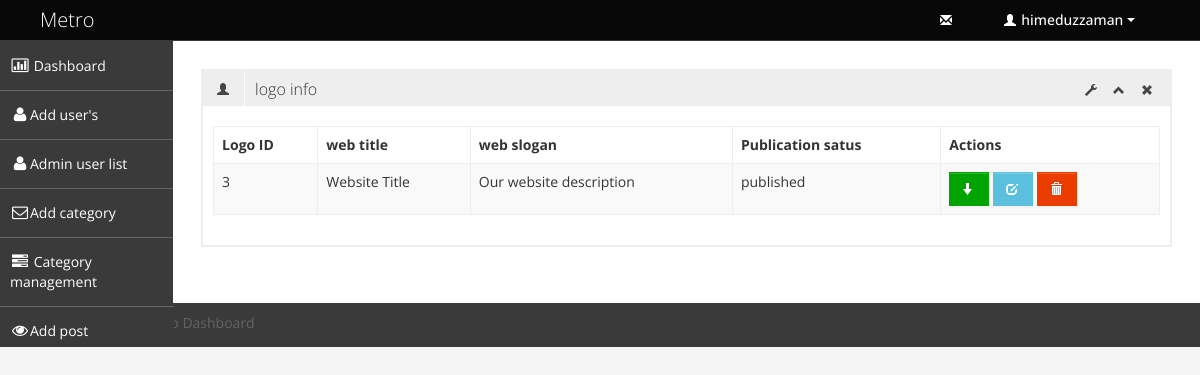
The app's page /admin/title_management.php (signed in) with its own data.
### tables this page shows
CREATE TABLE `tbl_logo` (
  `logo_id` int(11) NOT NULL,
  `web_titile` varchar(150) NOT NULL,
  `web_slogan` varchar(256) NOT NULL,
  `logo_image` text NOT NULL,
  `publication_status` tinyint(1) NOT NULL
);

### admin/title_management.php (called while the page is built, shortened)
<?php
   include './admin_master.php';

### classes/logo_data.php (called while the page is built, shortened)
<?php
   class category_logo{
      private $db_connect;
      public function __construct() {
          $host_name='localhost';
          $user_name='root';
          $password= '';
          $tbl_name='blog_template';
          $this->db_connect=mysqli_connect( $host_name,  $user_name,  $password,  $tbl_name);
      }
     public function select_logo_info(){
        $sql="select * from tbl_logo";
        if(mysqli_query($this->db_connect, $sql)){
           $result=mysqli_query($this->db_connect, $sql);
           return $result;
        }else{
            die('connection fail'. mysqli_error($this->db_connect));
        }
     }
   }
?>

### admin/pages/title_management_content.php (the view, shortened to what this page needs)
<?php
    include '../classes/logo_data.php';
    $obj_category_logo=new category_logo();
   $result=$obj_category_logo->select_logo_info();
?>
<div class="row-fluid sortable">
   <div class="row-fluid sortable">
      <div class="box span12">
         <div class="box-header" data-original-title>
            <h2><i class="halflings-icon user"></i><span class="break"></span>logo info</h2>
            <div class="box-icon">
               <a href="#" class="btn-setting"><i class="halflings-icon wrench"></i></a>
               <a href="#" class="btn-minimize"><i class="halflings-icon chevron-up"></i></a>
               <a href="#" class="btn-close"><i class="halflings-icon remove"></i></a>
            </div>
         </div>
         <div class="box-content">
            <table class="table table-striped table-bordered bootstrap-datatable datatable">
               <thead>
                  <tr>
                     <th>Logo ID</th>
                     <th>web title</th>
                     <th>web slogan</th>
                     <th>Publication satus</th>
                     <th>Actions</th>
                  </tr>
               </thead>
               <tbody>
               <?php while ($logo_info=mysqli_fetch_assoc($result)){ ?>
                  <tr>
                     <td><?php echo $logo_info['logo_id'];?></td>
                     <td><?php echo $logo_info['web_titile'];?></td>
                     <td><?php echo $logo_info['web_slogan'];?></td>
                     <td class="center">
                        <?php
                           if($logo_info['publication_status'] == 1){
                              echo 'published';
                           }else{
                             echo 'unpublished';
                           }
                        ?>
                     </td>
                     <td class="center">
                      <?php if($logo_info['publication_status']==1){?>
                        <a class="btn btn-success" href="?satatus=published&&id=<?php echo $logo_info['logo_id'];?>" title="unpublished">
                            <i class="halflings-icon white arrow-down"></i>
                           </a>
                        <?php }else{ ?>
                           <a class="btn btn-danger" href="?satatus=unpublished&&id=<?php echo $logo_info['logo_id'];?>" title="published">
                            <i class="halflings-icon white arrow-up"></i>
                           </a>
                        <?php }?>
                        <a class="btn btn-info" href="logo_title_edit.php?&&id=<?php echo $logo_info['logo_id'];?>"   title="edit">
                           <i class="halflings-icon white edit" ></i>
                        </a>
                        <a class="btn btn-danger" href="?satatus=delete&&id=<?php echo $logo_info['logo_id'];?>" onclick=" return check_delete();" title="delete">
                           <i class="halflings-icon white trash" ></i>
                        </a>
                     </td>
                  </tr>
                <?php  }?>
               </tbody>
            </table>
         </div>
      </div>
   </div>
</div>

### assets/admin_end_assets/css/style.css (style rules this page uses)
body { background: #F5F5F5; color: #333; border: none; font-family: 'Open Sans', sans-serif; font-weight: 400; }
a { color: #646464; }
h2 { font-size: 16px; line-height: 16px; }
.box { border: 2px solid #eee; background: #fff !important; margin-bottom: 28px; }
.box-header { height: 16px; font-size: 16px; line-height: 16px; padding: 10px; background: #eee; -webkit-box-shadow: none; -moz-box-shadow: none; box-shadow: none; overflow: hidden; }
.box-header h2 { float:left; margin-top: 0px; font-weight: 300; }
.box-header h2 i { margin: 0px 3px 0px 4px; opacity: .8; filter: alpha(opacity=80); -ms-filter:"progid:DXImageTransform.Microsoft.Alpha(Opacity=80)"; }
.box-header .box-icon { float:right; margin-top: 1px; }
.box-header .box-icon i { -webkit-transition: all 0.1s ease-in-out; -moz-transition: all 0.1s ease-in-out; -o-transition: all 0.1s ease-in-out; -ms-transition: all 0.1s ease-in-out; transition: all 0.1s ease-in-out; opacity: .8; filter: alpha(opacity=80); -ms-filter:"progid:DXImageTransform.Microsoft.Alpha(Opacity=80)"; }
.box-header .box-icon a { margin: 0px 5px; }
.box-content { position: relative; z-index: 50; margin-top: -1px; padding: 10px; background: #fff !important; }
.btn { display: inline-block; padding: 6px 12px; margin-bottom: 0; font-size: 14px; font-weight: 500; line-height: 20px; text-align: center; white-space: nowrap; vertical-align: middle; cursor: pointer; border: 1px solid #a7a9aa; -webkit-border-radius: 0px !important; border-radius: 0px !important; }
.btn i { margin-top: 2px; }
.btn { color: #ffffff; background-color: #a7a9aa; border-color: #a7a9aa; background-image: none; filter: none; text-shadow: none; }
.btn-danger { background-color: #EB3C00; border-color: #EB3C00; }
.btn-success { background-color: #00A300; border-color: #00A300; }
.btn-info { background-color: #5bc0de; border-color: #5bc0de; }
.table th, .table td { border-top: 1px solid #eee; }
.table-bordered { border-color: #eee; -webkit-border-radius: 0px !important; -moz-border-radius: 0px !important; border-radius: 0px !important; }
.table-bordered th, .table-bordered td { border-left: 1px solid #eee; }
.table-bordered thead:first-child tr:first-child > th:first-child, .table-bordered tbody:first-child tr:first-child > td:first-child, .table-bordered tbody:first-child tr:first-child > th:first-child { -webkit-border-radius: 0px !important; -moz-border-radius: 0px !important; border-radius: 0px !important; }
.table-bordered thead:first-child tr:first-child > th:last-child, .table-bordered tbody:first-child tr:first-child > td:last-child, .table-bordered tbody:first-child tr:first-child > th:last-child { -webkit-border-radius: 0px !important; -moz-border-radius: 0px !important; border-radius: 0px !important; }
.table-bordered thead:last-child tr:last-child > th:first-child, .table-bordered tbody:last-child tr:last-child > td:first-child, .table-bordered tbody:last-child tr:last-child > th:first-child, .table-bordered tfoot:last-child tr:last-child > td:first-child, .table-bordered tfoot:last-child tr:last-child > th:first-child { -webkit-border-radius: 0px !important; -moz-border-radius: 0px !important; border-radius: 0px !important; }
.table-bordered thead:last-child tr:last-child > th:last-child, .table-bordered tbody:last-child tr:last-child > td:last-child, .table-bordered tbody:last-child tr:last-child > th:last-child, .table-bordered tfoot:last-child tr:last-child > td:last-child, .table-bordered tfoot:last-child tr:last-child > th:last-child { -webkit-border-radius: 0px !important; -moz-border-radius: 0px !important; border-radius: 0px !important; }

### assets/admin_end_assets/css/halflings.css (style rules this page uses)
html, html .halflings { -webkit-font-smoothing: antialiased !important; }
.halflings-icon { display: inline-block; width: 14px; height: 14px; line-height: 14px; vertical-align: text-top; background-image: url(../img/glyphicons_halflings.svg); background-position: 0 0; background-repeat: no-repeat; vertical-align: top; *display: inline; *zoom: 1; *margin-right: .3em; }
.halflings-icon.white { background-image: url(../img/glyphicons_halflings-white.svg); }
.halflings-icon.user { background-position: -168px 0; }
.halflings-icon.remove { background-position: -312px 0; }
.halflings-icon.trash { background-position: -456px 0; }
.halflings-icon.edit { background-position: -96px -72px; }
.halflings-icon.arrow-down { background-position: -312px -96px; }
.halflings-icon.chevron-up { background-position: -288px -120px; }
.halflings-icon.wrench { background-position: -360px -144px; }

### records on screen
tbl_logo: logo_id "3", web_titile "Website Title", web_slogan "Our website description", publication_status "published"

### other values on screen
$_SESSION['admin_name'] "himeduzzaman"
